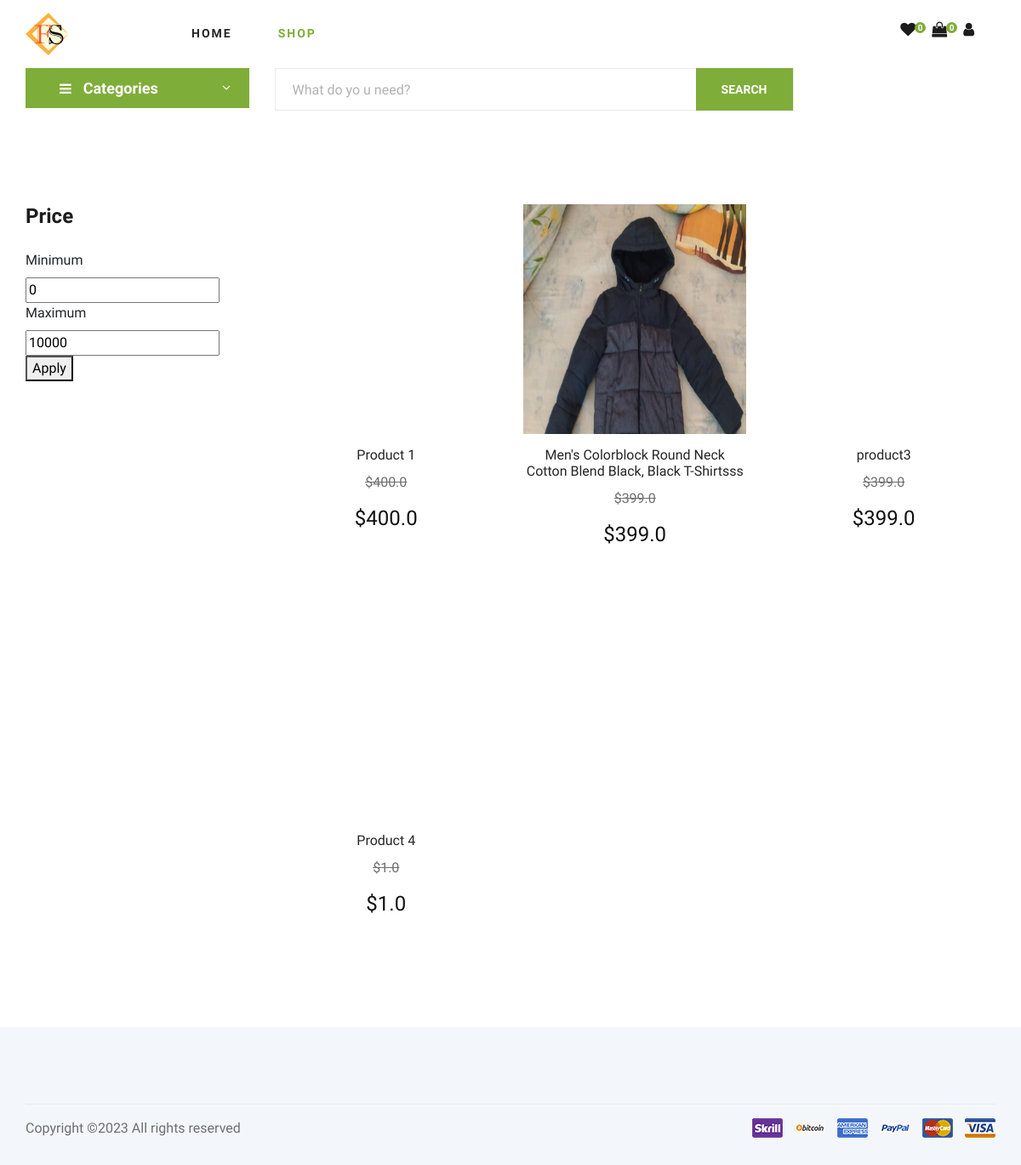
The page /view_store/ on the database as committed earlier.
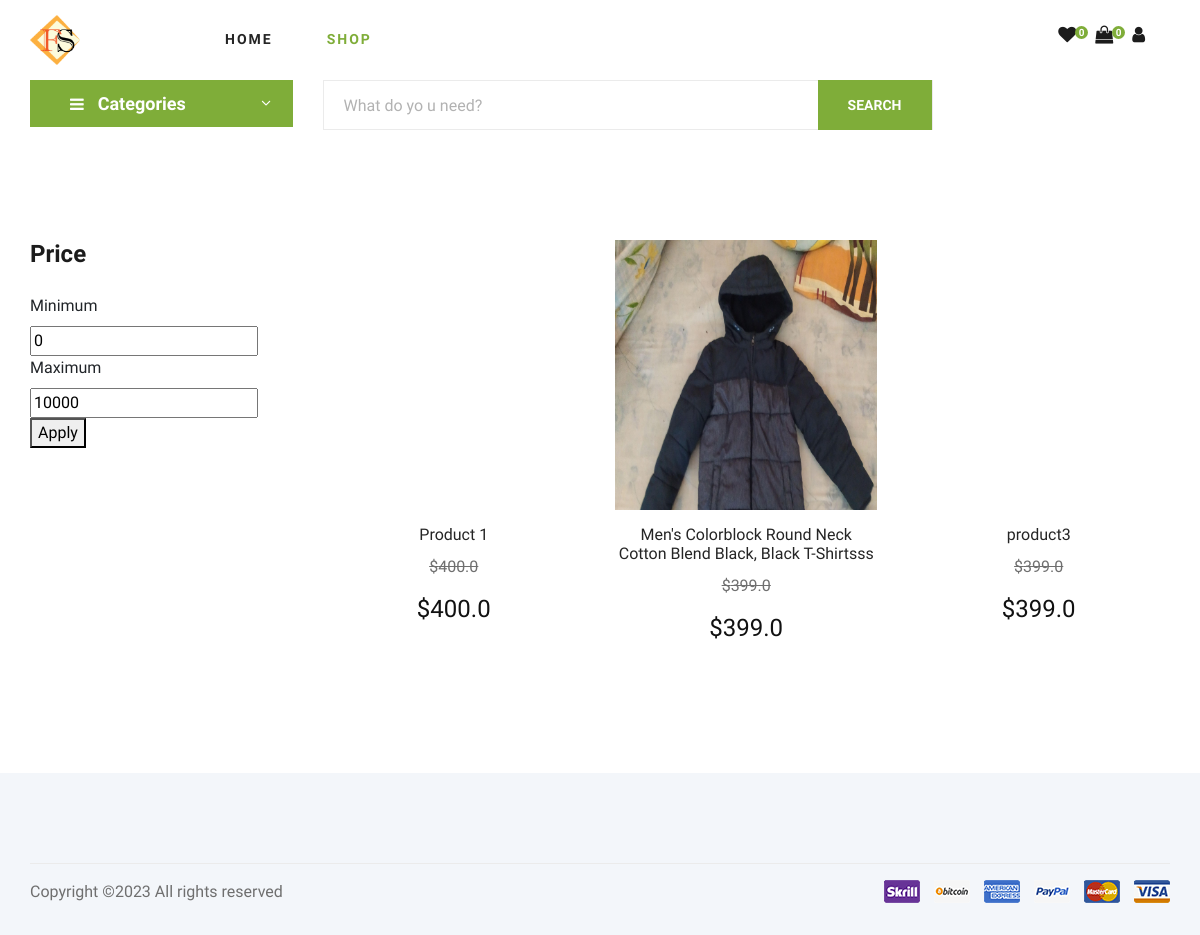
The same page on the database as committed later.
### store/models.py (models this page shows, shortened)
class BaseModel(models.Model):
	uid = models.UUIDField(primary_key=True , editable=False , default=uuid.uuid4)
	created_at = models.DateTimeField(auto_now= True)
	updated_at = models.DateTimeField(auto_now_add= True)
	class Meta:
		abstract = True

class Products(BaseModel):
	product_name = models.CharField(max_length=100)
	slug = models.SlugField(max_length=100,unique=True, null=True, blank=True)
	category = models.ForeignKey(Category, on_delete=models.CASCADE, related_name="products")
	price = models.FloatField()
	discount = models.IntegerField(null=True)
	rprice = models.FloatField()
	product_description = models.TextField()
	image = models.ImageField(upload_to="products")
	is_deleted = models.BooleanField(default=False)
	in_store = models.BooleanField(default=False)

### store/views.py (the view)
# urls.py: path('view_store/', views.view_store, name="view_store"),
def view_store(request,category=None):
    if category != None:
        c = Category.objects.get(slug=category)
        product_list = Products.objects.all().filter(is_deleted=False,in_store=True,category=c).order_by('uid')
        category_list = Category.objects.all()
        paginator = Paginator(product_list, 3)
        page = request.GET.get('page')
        paged_product = paginator.get_page(page)
        minprice,maxprice = 0,10000
        context = {'product_list': paged_product, 'category_list': category_list,
                   'minprice':minprice,'maxprice':maxprice}
        return render(request, 'store/store.html', context)
    else:
        product_list = Products.objects.all().filter(in_store=True).order_by('uid')
        category_list = Category.objects.all()
        paginator = Paginator(product_list,6)
        page=request.GET.get('page')
        paged_product = paginator.get_page(page)
        minprice, maxprice = 0, 10000
        context = {'product_list':paged_product, 'category_list':category_list,
                   'minprice':minprice,'maxprice':maxprice}
        return render(request, 'store/store.html', context)

### store/context_processors.py (called while the page is built)
def category_list_processor(request):
    category_list = Category.objects.all()
    return {'category_list': category_list}

def cart_counter(request):
    cart_count = 0
    try:
        if request.user.is_authenticated:
            cart_items = CartItems.objects.all().filter(user=request.user)
        else:
            cart = uCart.objects.filter(cart_id=_cart_id(request))
            cart_items = CartItems.objects.all().filter(cart=cart[:1])
        for cart_item in cart_items:
            cart_count += cart_item.quantity
    except uCart.DoesNotExist:
        cart_count=0
    return dict(cart_count=cart_count)

def wish_counter(request):
    if request.user.is_authenticated:
        wish_items = WishList.objects.filter(user=request.user)
    else:
        guest = Guest.objects.filter(guest_id=_wishlist_id(request)).first()
        if guest:
            wish_items = WishList.objects.filter(guest=guest)
        else:
            wish_items = []
    wish_count = wish_items.count() if wish_items else 0
    return {'wish_count': wish_count}

### store/views.py (called while the page is built)
def _cart_id(request):
    cart = request.session.session_key
    if not cart:
        cart = request.session.create()
    return cart

### store/templates/store/store.html (shortened to what this page needs)
{%extends 'store/base.html'%}
{%load static%}
{%block body%}
<section class="product spad">
    <div class="container">
        <div class="row">
            <div class="col-lg-3 col-md-5">
                <div class="sidebar">
                    <div class="sidebar__item">
                        <h4>Price</h4>
                        <div class="price-range-wrap">
                            <div class="price-picker">
                                <form action="{%url 'filter_products_by_price'%}" method="get" onsubmit="return validatePriceForm()">
                                <label>Minimum</label>
                                <input type="text" id="minprice" name="min_price" value="{{minprice}}" min="{{minprice}}" max="{{maxprice}}" onkeypress="return /[0-9]/i.test(event.key)">
                                <label>Maximum</label>
                                <input type="text" id="maxprice" name="max_price" value="{{maxprice}}" min="{{minprice}}" max="{{maxprice}}" onkeypress="return /[0-9]/i.test(event.key)">
                                <button type="submit">Apply</button>
                                </form>
                            </div>
                        </div>
                    </div>
                </div>
            </div>
            <div class="col-lg-9 col-md-7">
            <div class="row">
            {%for product in product_list%}
            <div class="col-lg-4 col-md-6 col-sm-6">
            <div class="product__item">
            <div class="product__item__pic set-bg" data-setbg="{{product.image.url}}">
            </div>
            <div class="product__item__text" >
            <h6><a href="#">{{product.product_name}}</a></h6>
            <p><del>${{product.rprice}}</del></p>
            <h4>${{product.price}}</h4>
            </div>
            </div>
            </div>
            {%endfor%}
            </div>
            </div>
        </div>
    </div>
</section>
{%endblock%}

Rows that differ between the two databases and show on the page:
no longer on this page (row edited): Products: product_name "Product 4", rprice "1.0", price "1.0"
